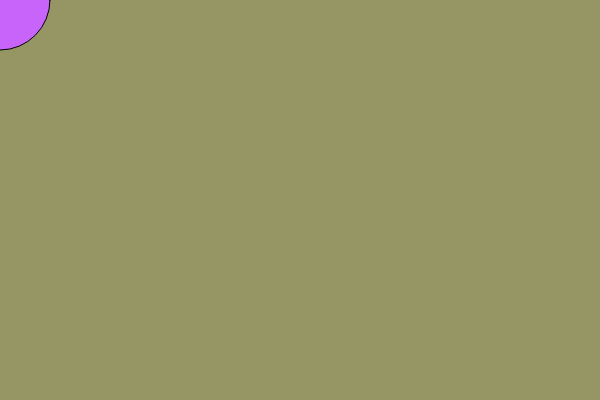
Frame 1 (no input)
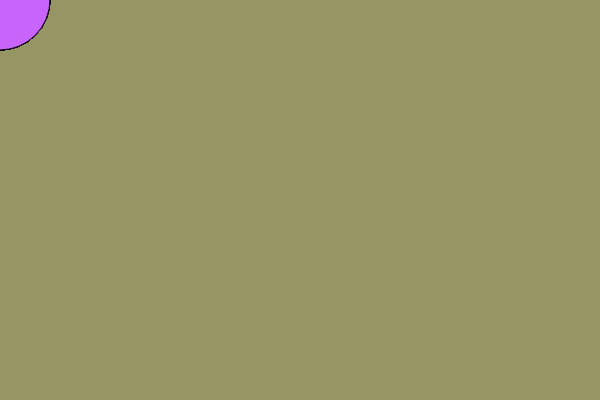
Frame 60 (no input)
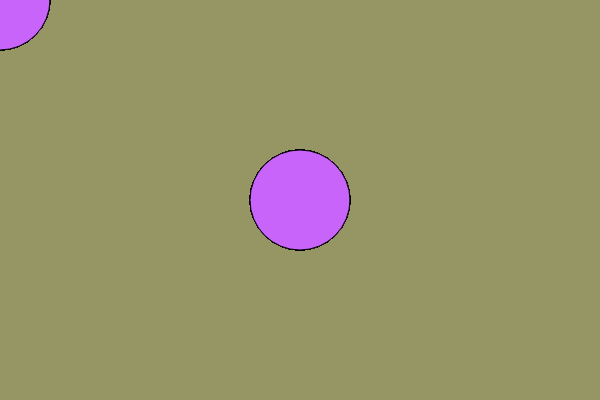
Frame 120 (the mouse pressed at the canvas centre since frame 60)

The p5.js sketch that drew these frames (run headless with seeded random() and noise() and a simulated clock; from frame 60 on, the mouse is pressed at the canvas centre):

// p5.js sketch
// ── sketch.js
// canvas and background defined
function setup() {
  createCanvas(600, 400);
  background(150, 150, 100);
}

function draw() {

  fill(200, 100, 250); // filled color of ellipse
  ellipse(mouseX, mouseY, 100, 100); // created an ellipse
  
  function mousePressed() { // when mousePressed ellipse spreads across the canvas

  }
}
